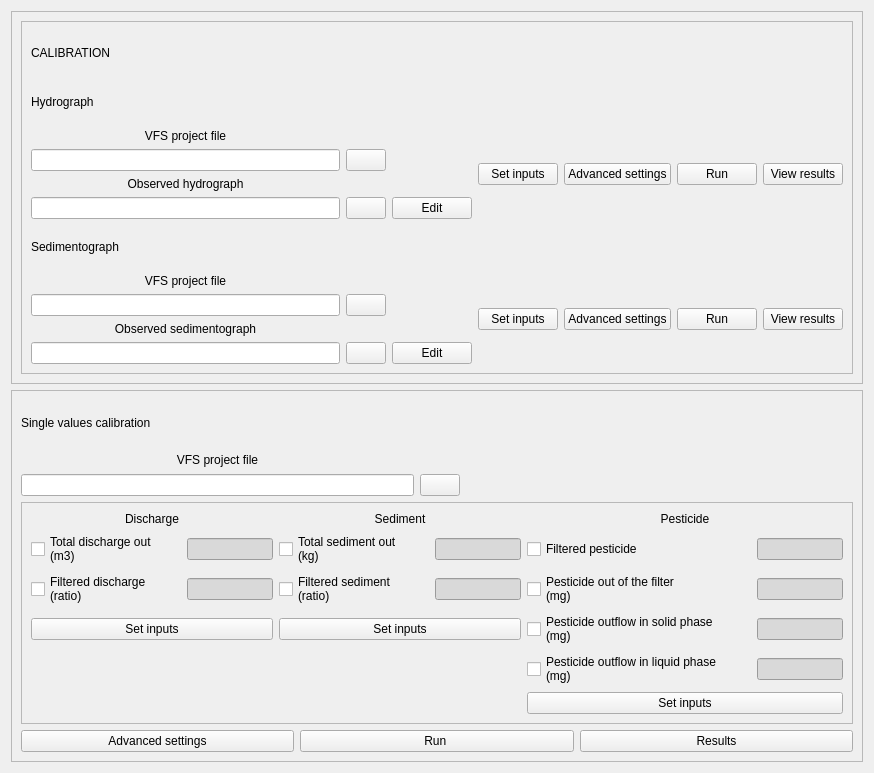
            <widget class="QWidget" name="scrollAreaWidgetContents_2">
             <property name="geometry">
              <rect>
               <x>0</x>
               <y>-122</y>
               <width>874</width>
               <height>773</height>
              </rect>
             </property>
             <layout class="QGridLayout" name="gridLayout_56">
              <item row="0" column="0">
               <widget class="QFrame" name="frame_34">
                <property name="frameShape">
                 <enum>QFrame::StyledPanel</enum>
                </property>
                <property name="frameShadow">
                 <enum>QFrame::Raised</enum>
                </property>
                <layout class="QGridLayout" name="gridLayout_55">
                 <item row="0" column="0">
                  <widget class="QFrame" name="frame_19">
                   <property name="frameShape">
                    <enum>QFrame::StyledPanel</enum>
                   </property>
                   <property name="frameShadow">
                    <enum>QFrame::Raised</enum>
                   </property>
                   <layout class="QGridLayout" name="gridLayout_49">
                    <item row="3" column="0">
                     <widget class="QLabel" name="label_74">
                      <property name="text">
                       <string>Sedimentograph</string>
                      </property>
                     </widget>
                    </item>
                    <item row="1" column="0">
                     <widget class="QLabel" name="label_72">
                      <property name="text">
                       <string>Hydrograph</string>
                      </property>
                     </widget>
                    </item>
                    <item row="4" column="0">
                     <layout class="QHBoxLayout" name="horizontalLayout_53">
                      <item>
                       <layout class="QGridLayout" name="gridLayout_48">
                        <item row="0" column="0">
                         <widget class="QLabel" name="label_79">
                          <property name="text">
                           <string>VFS project file</string>
                          </property>
                          <property name="alignment">
                           <set>Qt::AlignCenter</set>
                          </property>
                         </widget>
                        </item>
                        <item row="3" column="0">
                         <widget class="QLineEdit" name="sedimentograph_file">
                          <property name="alignment">
                           <set>Qt::AlignCenter</set>
                          </property>
                         </widget>
                        </item>
                        <item row="3" column="1">
                         <widget class="QPushButton" name="browse_sedimentograph_calibration">
                          <property name="text">
                           <string/>
                          </property>
                         </widget>
                        </item>
                        <item row="1" column="0">
                         <widget class="QLineEdit" name="vfs_file">
                          <property name="alignment">
                           <set>Qt::AlignCenter</set>
                          </property>
                         </widget>
                        </item>
                        <item row="2" column="0">
                         <widget class="QLabel" name="label_80">
                          <property name="text">
                           <string>Observed sedimentograph</string>
                          </property>
                          <property name="alignment">
                           <set>Qt::AlignCenter</set>
                          </property>
                         </widget>
                        </item>
                        <item row="1" column="1">
                         <widget class="QPushButton" name="browse_project_sedimentograph">
                          <property name="text">
                           <string/>
                          </property>
                         </widget>
                        </item>
                        <item row="3" column="2">
                         <widget class="QPushButton" name="pushButton_46">
                          <property name="text">
                           <string>Edit</string>
                          </property>
                         </widget>
                        </item>
                       </layout>
                      </item>
                      <item>
                       <layout class="QHBoxLayout" name="horizontalLayout_54">
                        <item>
                         <widget class="QPushButton" name="show_calibration_sedimentograph">
                          <property name="text">
                           <string>Set inputs</string>
                          </property>
                         </widget>
                        </item>
                        <item>
                         <widget class="QPushButton" name="advanced_sedimentograph">
                          <property name="text">
                           <string>Advanced settings</string>
                          </property>
                         </widget>
                        </item>
                        <item>
                         <widget class="QPushButton" name="run_sedimentograph">
                          <property name="text">
                           <string>Run</string>
                          </property>
                         </widget>
                        </item>
                        <item>
                         <widget class="QPushButton" name="calibration_result_sedimentograph">
                          <property name="text">
                           <string>View results</string>
                          </property>
                         </widget>
                        </item>
                       </layout>
                      </item>
                     </layout>
                    </item>
                    <item row="2" column="0">
                     <layout class="QHBoxLayout" name="horizontalLayout_50">
                      <item>
                       <layout class="QGridLayout" name="gridLayout_46">
                        <item row="0" column="0">
                         <widget class="QLabel" name="label_63">
                          <property name="text">
                           <string>VFS project file</string>
                          </property>
                          <property name="alignment">
                           <set>Qt::AlignCenter</set>
                          </property>
                         </widget>
                        </item>
                        <item row="3" column="0">
                         <widget class="QLineEdit" name="hydrograph_file">
                          <property name="alignment">
                           <set>Qt::AlignCenter</set>
                          </property>
                         </widget>
                        </item>
                        <item row="3" column="1">
                         <widget class="QPushButton" name="browse_hydrograph_calibration">
                          <property name="text">
                           <string/>
                          </property>
                         </widget>
                        </item>
                        <item row="1" column="0">
                         <widget class="QLineEdit" name="vfs_project">
                          <property name="alignment">
                           <set>Qt::AlignCenter</set>
                          </property>
                         </widget>
                        </item>
                        <item row="2" column="0">
                         <widget class="QLabel" name="label_76">
                          <property name="text">
                           <string>Observed hydrograph</string>
                          </property>
                          <property name="alignment">
                           <set>Qt::AlignCenter</set>
                          </property>
                         </widget>
                        </item>
                        <item row="3" column="2">
                         <widget class="QPushButton" name="edit_hydrograph">
                          <property name="text">
                           <string>Edit</string>
                          </property>
                         </widget>
                        </item>
                        <item row="1" column="1">
                         <widget class="QPushButton" name="browse_project">
                          <property name="text">
                           <string/>
                          </property>
                         </widget>
                        </item>
                       </layout>
                      </item>
                      <item>
                       <layout class="QHBoxLayout" name="horizontalLayout">
                        <item>
                         <widget class="QPushButton" name="show_calibration_hydrograph">
                          <property name="text">
                           <string>Set inputs</string>
                          </property>
                         </widget>
                        </item>
                        <item>
                         <widget class="QPushButton" name="advanced_hydrograph">
                          <property name="text">
                           <string>Advanced settings</string>
                          </property>
                         </widget>
                        </item>
                        <item>
                         <widget class="QPushButton" name="run_hydrograph">
                          <property name="text">
                           <string>Run</string>
                          </property>
                         </widget>
                        </item>
                        <item>
                         <widget class="QPushButton" name="calibration_result_hydrograph">
                          <property name="text">
                           <string>View results</string>
                          </property>
                         </widget>
                        </item>
                       </layout>
                      </item>
                     </layout>
                    </item>
                    <item row="0" column="0">
                     <widget class="QLabel" name="label_65">
                      <property name="text">
                       <string>CALIBRATION</string>
                      </property>
                     </widget>
                    </item>
                   </layout>
                  </widget>
                 </item>
                </layout>
               </widget>
              </item>
              <item row="1" column="0">
               <widget class="QFrame" name="frame_20">
                <property name="frameShape">
                 <enum>QFrame::StyledPanel</enum>
                </property>
                <property name="frameShadow">
                 <enum>QFrame::Raised</enum>
                </property>
                <layout class="QGridLayout" name="gridLayout_50">
                 <item row="2" column="0">
                  <widget class="QFrame" name="frame_32">
                   <property name="frameShape">
                    <enum>QFrame::StyledPanel</enum>
                   </property>
                   <property name="frameShadow">
                    <enum>QFrame::Raised</enum>
                   </property>
                   <layout class="QGridLayout" name="gridLayout_52">
                    <item row="3" column="1">
                     <widget class="QPushButton" name="inputs_sediment_single">
                      <property name="text">
                       <string>Set inputs</string>
                      </property>
                     </widget>
                    </item>
                    <item row="2" column="2">
                     <layout class="QHBoxLayout" name="horizontalLayout_58">
                      <item>
                       <widget class="QCheckBox" name="check_pesticide_out">
                        <property name="minimumSize">
                         <size>
                          <width>224</width>
                          <height>0</height>
                         </size>
                        </property>
                        <property name="text">
                         <string>Pesticide out of the filter
(mg)</string>
                        </property>
                       </widget>
                      </item>
                      <item>
                       <widget class="QLineEdit" name="line_pesticide_out">
                        <property name="enabled">
                         <bool>false</bool>
                        </property>
                        <property name="styleSheet">
                         <string notr="true">background-color: #d9d9d9;</string>
                        </property>
                        <property name="alignment">
                         <set>Qt::AlignCenter</set>
                        </property>
                       </widget>
                      </item>
                     </layout>
                    </item>
                    <item row="4" column="2">
                     <layout class="QHBoxLayout" name="horizontalLayout_61">
                      <item>
                       <widget class="QCheckBox" name="check_pesticide_liquid">
                        <property name="minimumSize">
                         <size>
                          <width>224</width>
                          <height>0</height>
                         </size>
                        </property>
                        <property name="text">
                         <string>Pesticide outflow in liquid phase
(mg)</string>
                        </property>
                       </widget>
                      </item>
                      <item>
                       <widget class="QLineEdit" name="line_pesticide_liquid">
                        <property name="enabled">
                         <bool>false</bool>
                        </property>
                        <property name="styleSheet">
                         <string notr="true">background-color: #d9d9d9;</string>
                        </property>
                        <property name="alignment">
                         <set>Qt::AlignCenter</set>
                        </property>
                       </widget>
                      </item>
                     </layout>
                    </item>
                    <item row="1" column="0">
                     <layout class="QHBoxLayout" name="horizontalLayout_56">
                      <item>
                       <widget class="QCheckBox" name="check_total_discharge">
                        <property name="minimumSize">
                         <size>
                          <width>150</width>
                          <height>0</height>
                         </size>
                        </property>
                        <property name="text">
                         <string>Total discharge out 
(m3)</string>
                        </property>
                       </widget>
                      </item>
                      <item>
                       <widget class="QLineEdit" name="line_total_discharge">
                        <property name="enabled">
                         <bool>false</bool>
                        </property>
                        <property name="styleSheet">
                         <string notr="true">background-color: #d9d9d9;</string>
                        </property>
                        <property name="alignment">
                         <set>Qt::AlignCenter</set>
                        </property>
                       </widget>
                      </item>
                     </layout>
                    </item>
                    <item row="3" column="2">
                     <layout class="QHBoxLayout" name="horizontalLayout_60">
                      <item>
                       <widget class="QCheckBox" name="check_pesticide_solid">
                        <property name="minimumSize">
                         <size>
                          <width>224</width>
                          <height>0</height>
                         </size>
                        </property>
                        <property name="text">
                         <string>Pesticide outflow in solid phase
(mg)</string>
                        </property>
                       </widget>
                      </item>
                      <item>
                       <widget class="QLineEdit" name="line_pesticide_solid">
                        <property name="enabled">
                         <bool>false</bool>
                        </property>
                        <property name="styleSheet">
                         <string notr="true">background-color: #d9d9d9;</string>
                        </property>
                        <property name="alignment">
                         <set>Qt::AlignCenter</set>
                        </property>
                       </widget>
                      </item>
                     </layout>
                    </item>
                    <item row="0" column="1">
                     <widget class="QLabel" name="label_82">
                      <property name="text">
                       <string>Sediment</string>
                      </property>
                      <property name="alignment">
                       <set>Qt::AlignCenter</set>
                      </property>
                     </widget>
                    </item>
                    <item row="0" column="0">
                     <widget class="QLabel" name="label_81">
                      <property name="text">
                       <string>Discharge</string>
                      </property>
                      <property name="alignment">
                       <set>Qt::AlignCenter</set>
                      </property>
                     </widget>
                    </item>
                    <item row="1" column="2">
                     <layout class="QHBoxLayout" name="horizontalLayout_59">
                      <item>
                       <widget class="QCheckBox" name="check_filtered_pesticide">
                        <property name="minimumSize">
                         <size>
                          <width>224</width>
                          <height>0</height>
                         </size>
                        </property>
                        <property name="text">
                         <string>Filtered pesticide</string>
                        </property>
                       </widget>
                      </item>
                      <item>
                       <widget class="QLineEdit" name="line_filtered_pesticide">
                        <property name="enabled">
                         <bool>false</bool>
                        </property>
                        <property name="styleSheet">
                         <string notr="true">background-color: #d9d9d9;</string>
                        </property>
                        <property name="alignment">
                         <set>Qt::AlignCenter</set>
                        </property>
                       </widget>
                      </item>
                     </layout>
                    </item>
                    <item row="1" column="1">
                     <layout class="QHBoxLayout" name="horizontalLayout_49">
                      <item>
                       <widget class="QCheckBox" name="check_total_sediment">
                        <property name="minimumSize">
                         <size>
                          <width>150</width>
                          <height>0</height>
                         </size>
                        </property>
                        <property name="text">
                         <string>Total sediment out
(kg)</string>
                        </property>
                       </widget>
                      </item>
                      <item>
                       <widget class="QLineEdit" name="line_total_sediment">
                        <property name="enabled">
                         <bool>false</bool>
                        </property>
                        <property name="styleSheet">
                         <string notr="true">background-color: #d9d9d9;</string>
                        </property>
                        <property name="alignment">
                         <set>Qt::AlignCenter</set>
                        </property>
                       </widget>
                      </item>
                     </layout>
                    </item>
                    <item row="2" column="0">
                     <layout class="QHBoxLayout" name="horizontalLayout_57">
                      <item>
                       <widget class="QCheckBox" name="check_filtered_discharge">
                        <property name="minimumSize">
                         <size>
                          <width>150</width>
                          <height>0</height>
                         </size>
                        </property>
                        <property name="text">
                         <string>Filtered discharge
(ratio)</string>
                        </property>
                       </widget>
                      </item>
                      <item>
                       <widget class="QLineEdit" name="line_filtered_discharge">
                        <property name="enabled">
                         <bool>false</bool>
                        </property>
                        <property name="styleSheet">
                         <string notr="true">background-color: #d9d9d9;</string>
                        </property>
                        <property name="alignment">
                         <set>Qt::AlignCenter</set>
                        </property>
                       </widget>
                      </item>
                     </layout>
                    </item>
                    <item row="2" column="1">
                     <layout class="QHBoxLayout" name="horizontalLayout_55">
                      <item>
                       <widget class="QCheckBox" name="check_filtered_sediment">
                        <property name="minimumSize">
                         <size>
                          <width>150</width>
                          <height>0</height>
                         </size>
                        </property>
                        <property name="text">
                         <string>Filtered sediment
(ratio)</string>
                        </property>
                       </widget>
                      </item>
                      <item>
                       <widget class="QLineEdit" name="line_filtered_sediment">
                        <property name="enabled">
                         <bool>false</bool>
                        </property>
                        <property name="styleSheet">
                         <string notr="true">background-color: #d9d9d9;</string>
                        </property>
                        <property name="alignment">
                         <set>Qt::AlignCenter</set>
                        </property>
                       </widget>
                      </item>
                     </layout>
                    </item>
                    <item row="3" column="0">
                     <widget class="QPushButton" name="inputs_discharge_single">
                      <property name="text">
                       <string>Set inputs</string>
                      </property>
                     </widget>
                    </item>
                    <item row="0" column="2">
                     <widget class="QLabel" name="label_83">
                      <property name="text">
                       <string>Pesticide</string>
                      </property>
                      <property name="alignment">
                       <set>Qt::AlignCenter</set>
                      </property>
                     </widget>
                    </item>
                    <item row="5" column="2">
                     <widget class="QPushButton" name="inputs_pesticide_single">
                      <property name="text">
                       <string>Set inputs</string>
                      </property>
                     </widget>
                    </item>
                   </layout>
                  </widget>
                 </item>
                 <item row="0" column="0">
                  <widget class="QLabel" name="label_75">
                   <property name="text">
                    <string>Single values calibration</string>
                   </property>
                  </widget>
                 </item>
                 <item row="1" column="0">
                  <layout class="QGridLayout" name="gridLayout_51">
                   <item row="1" column="1">
                    <widget class="QPushButton" name="browse_single_lines">
                     <property name="text">
                      <string/>
                     </property>
                    </widget>
                   </item>
                   <item row="1" column="0">
                    <widget class="QLineEdit" name="single_values_line">
                     <property name="alignment">
                      <set>Qt::AlignCenter</set>
                     </property>
                    </widget>
                   </item>
                   <item row="0" column="0">
                    <widget class="QLabel" name="label_64">
                     <property name="text">
                      <string>VFS project file</string>
                     </property>
                     <property name="alignment">
                      <set>Qt::AlignCenter</set>
                     </property>
                    </widget>
                   </item>
                   <item row="1" column="2">
                    <spacer name="horizontalSpacer_5">
                     <property name="orientation">
                      <enum>Qt::Horizontal</enum>
                     </property>
                     <property name="sizeHint" stdset="0">
                      <size>
                       <width>40</width>
                       <height>20</height>
                      </size>
                     </property>
                    </spacer>
                   </item>
                  </layout>
                 </item>
                 <item row="3" column="0">
                  <layout class="QHBoxLayout" name="horizontalLayout_62">
                   <item>
                    <widget class="QPushButton" name="advanced_single">
                     <property name="text">
                      <string>Advanced settings</string>
                     </property>
                    </widget>
                   </item>
                   <item>
                    <widget class="QPushButton" name="run_calibration_single">
                     <property name="text">
                      <string>Run </string>
                     </property>
                    </widget>
                   </item>
                   <item>
                    <widget class="QPushButton" name="calibration_result_single">
                     <property name="text">
                      <string>Results</string>
                     </property>
                    </widget>
                   </item>
                  </layout>
                 </item>
                </layout>
               </widget>
              </item>
             </layout>
            </widget>
